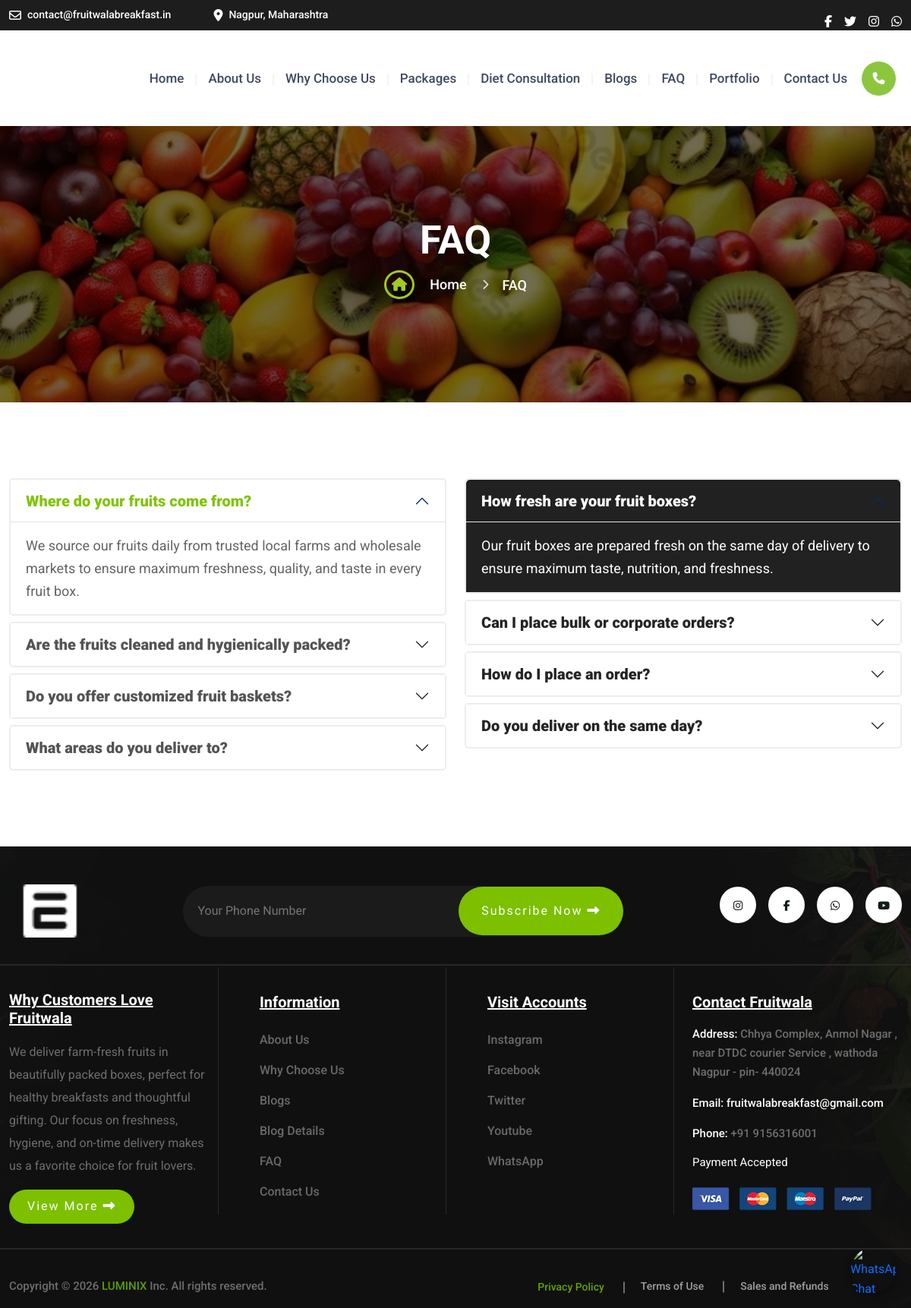
The app's page /website/faq.php with its own data.
### tables this page shows
CREATE TABLE IF NOT EXISTS `faqs` (
  `id` int unsigned NOT NULL AUTO_INCREMENT,
  `question` varchar(500) NOT NULL,
  `answer` mediumtext NOT NULL,
  `sort_order` int NOT NULL DEFAULT 0,
  `is_active` tinyint(1) NOT NULL DEFAULT 1,
  `created_at` timestamp NOT NULL DEFAULT CURRENT_TIMESTAMP,
  `updated_at` timestamp NOT NULL DEFAULT CURRENT_TIMESTAMP ON UPDATE CURRENT_TIMESTAMP,
  PRIMARY KEY (`id`),
  KEY `idx_faqs_sort` (`sort_order`),
  KEY `idx_faqs_active` (`is_active`)
);

### website/includes/faqs.php (called while the page is built, shortened)
<?php
function fruitwala_get_faqs(mysqli $conn): array
{
    $items = [];
    $sql = 'SELECT id, question, answer FROM faqs WHERE is_active = 1 ORDER BY sort_order ASC, id ASC';
    if ($result = mysqli_query($conn, $sql)) {
        while ($row = mysqli_fetch_assoc($result)) {
            $items[] = [
                'id' => (int) $row['id'],
                'question' => (string) $row['question'],
                'answer' => (string) $row['answer'],
            ];
        }
    }
    if ($items !== []) {
        return $items;
    }
    return fruitwala_faqs_fallback();
}

### website/faq.php (the view)
<?php
require_once __DIR__ . '/config.php';
require_once __DIR__ . '/includes/faqs.php';
$faqs = fruitwala_get_faqs($conn);
$faqCount = count($faqs);
$mid = $faqCount > 0 ? (int) ceil($faqCount / 2) : 0;
$faqsLeft = $mid > 0 ? array_slice($faqs, 0, $mid) : [];
$faqsRight = $mid > 0 ? array_slice($faqs, $mid) : [];
include 'header.php';
?>
            <main>
                <section class="breadcrumb_sec_1 position-relative">
                    <div class="breadcrumb_wrap sec_space_mid_small" style="background-image: url(assets/images/breadcrumb/bg.jpg);">
                        <div class="breadcrumb_cont text-center">
                            <div class="breadcrumb_title">
                                <h2 class="text-white">FAQ</h2>
                            </div>
                            <ul class="list-unstyled breadcrumb_item d-flex justify-content-center align-items-center text-white">
                                <li><a href="index.php"><i class="fas fa-home active"></i>Home</a></li>
                                <li><i class="fas fa-chevron-right"></i>FAQ</li>
                            </ul>
                        </div>
                    </div>
                </section>
                <section class="faqs_section sec_space_small" data-aos="fade-up" data-aos-duration="2000">
    <div class="faqs_sec_wrap">
        <div class="container">
            <div class="row">
                <div class="col-lg-6">
                    <div class="faqs_sec_cont1">
                        <div class="accordion" id="accordionFaqLeft">
                            <?php foreach ($faqsLeft as $idx => $item): ?>
                              <?php
                                $fid = (int) $item['id'];
                                $isFirst = $idx === 0;
                                $headingId = 'headingFaq' . $fid;
                                $collapseId = 'collapseFaq' . $fid;
                              ?>
                            <div class="accordion-item<?= $idx > 0 ? ' mt-2' : '' ?>">
                                <h2 class="accordion-header" id="<?= htmlspecialchars($headingId, ENT_QUOTES, 'UTF-8') ?>">
                                    <button class="accordion-button<?= $isFirst ? '' : ' collapsed' ?>" type="button" data-bs-toggle="collapse"
                                        data-bs-target="#<?= htmlspecialchars($collapseId, ENT_QUOTES, 'UTF-8') ?>" aria-expanded="<?= $isFirst ? 'true' : 'false' ?>"
                                        aria-controls="<?= htmlspecialchars($collapseId, ENT_QUOTES, 'UTF-8') ?>">
                                        <?= htmlspecialchars((string) $item['question'], ENT_QUOTES, 'UTF-8') ?>
                                    </button>
                                </h2>
                                <div id="<?= htmlspecialchars($collapseId, ENT_QUOTES, 'UTF-8') ?>" class="accordion-collapse collapse<?= $isFirst ? ' show' : '' ?>"
                                    aria-labelledby="<?= htmlspecialchars($headingId, ENT_QUOTES, 'UTF-8') ?>" data-bs-parent="#accordionFaqLeft">
                                    <div class="accordion-body">
                                        <?= nl2br(htmlspecialchars((string) $item['answer'], ENT_QUOTES, 'UTF-8')) ?>
                                    </div>
                                </div>
                            </div>
                            <?php endforeach; ?>
                        </div>
                    </div>
                </div>
                <div class="col-lg-6">
                    <div class="faqs_sec_cont2">
                        <div class="accordion" id="accordionFaqRight">
                            <?php foreach ($faqsRight as $idx => $item): ?>
                              <?php
                                $fid = (int) $item['id'];
                                $isFirst = $idx === 0;
                                $headingId = 'headingFaq' . $fid;
                                $collapseId = 'collapseFaq' . $fid;
                              ?>
                            <div class="accordion-item<?= $idx > 0 ? ' mt-2' : '' ?>">
                                <h2 class="accordion-header" id="<?= htmlspecialchars($headingId, ENT_QUOTES, 'UTF-8') ?>">
                                    <button class="accordion-button<?= $isFirst ? '' : ' collapsed' ?>" type="button" data-bs-toggle="collapse"
                                        data-bs-target="#<?= htmlspecialchars($collapseId, ENT_QUOTES, 'UTF-8') ?>" aria-expanded="<?= $isFirst ? 'true' : 'false' ?>"
                                        aria-controls="<?= htmlspecialchars($collapseId, ENT_QUOTES, 'UTF-8') ?>">
                                        <?= htmlspecialchars((string) $item['question'], ENT_QUOTES, 'UTF-8') ?>
                                    </button>
                                </h2>
                                <div id="<?= htmlspecialchars($collapseId, ENT_QUOTES, 'UTF-8') ?>" class="accordion-collapse collapse<?= $isFirst ? ' show' : '' ?>"
                                    aria-labelledby="<?= htmlspecialchars($headingId, ENT_QUOTES, 'UTF-8') ?>" data-bs-parent="#accordionFaqRight">
                                    <div class="accordion-body">
                                        <?= nl2br(htmlspecialchars((string) $item['answer'], ENT_QUOTES, 'UTF-8')) ?>
                                    </div>
                                </div>
                            </div>
                            <?php endforeach; ?>
                        </div>
                    </div>
                </div>
            </div>
        </div>
    </div>
</section>
        </main>
<?php include 'footer.php'; ?>

### records on screen
faqs: question "Where do your fruits come from?", answer "We source our fruits daily from trusted local farms and wholesale markets to ensure maximum freshness, quality, and taste in every fruit box."
faqs: question "Are the fruits cleaned and hygienically packed?"
faqs: question "Do you offer customized fruit baskets?"
faqs: question "What areas do you deliver to?"
faqs: question "How fresh are your fruit boxes?", answer "Our fruit boxes are prepared fresh on the same day of delivery to ensure maximum taste, nutrition, and freshness."
faqs: question "Can I place bulk or corporate orders?"
faqs: question "How do I place an order?"
faqs: question "Do you deliver on the same day?"

### other values on screen
$nav_item['title'] "Home"
$nav_item['title'] "About Us"
$nav_item['title'] "Why Choose Us"
$nav_item['title'] "Packages"
$nav_item['title'] "Diet Consultation"
$nav_item['title'] "Blogs"
$nav_item['title'] "FAQ"
$nav_item['title'] "Portfolio"
$nav_item['title'] "Contact Us"
$company['address'] "Chhya Complex, Anmol Nagar , near DTDC courier Service , wathoda Nagpur - pin- 440024"
$company['email'] "fruitwalabreakfast@gmail.com"
$company['phone'] "+91 9156316001"
